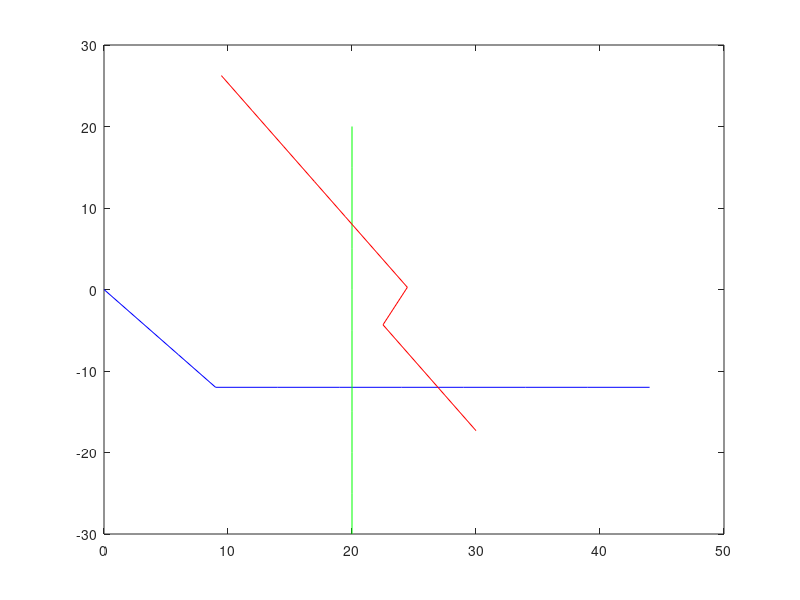

Source code (MATLAB):
load('pos_mem.mat')
x1 = pos_mem(:,1,1);
y1 = pos_mem(:,1,2);
x2 = pos_mem(:,2,1);
y2 = pos_mem(:,2,2);
x3 = pos_mem(:,3,1);
y3 = pos_mem(:,3,2);
plot(x1,y1,'b',x2,y2,'g',x3,y3,'r')